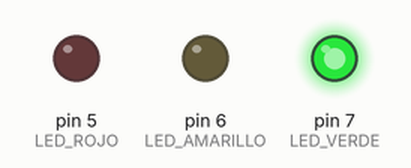
Recording of a sketch running on a simulated Arduino Uno, built with avr-gcc and run on an emulated ATmega328P. Parts: output pins drawn as LEDs (lit = HIGH).

Above: at 0.1 s.
At 65.1 s:
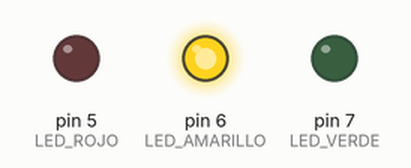
At 70.1 s:
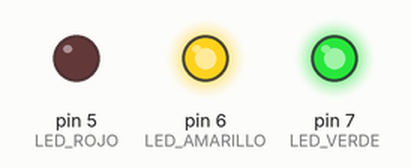
At 105.1 s:
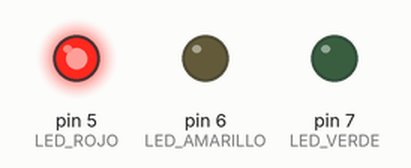
Timing chart, 0 to 106.6 s (numbered marks = the images above):
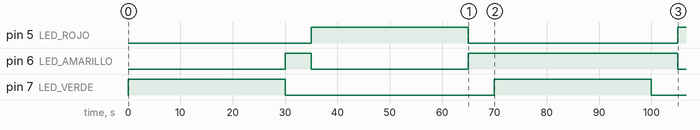

Measured:
- by itself, pin 5 (LED_ROJO): LOW → HIGH at 35.0 s, → LOW 30.0 s later, → HIGH 40.0 s later
- by itself, pin 6 (LED_AMARILLO): LOW → HIGH at 30.0 s, → LOW 5.0 s later, → HIGH 30.0 s later, → LOW 40.0 s later
- by itself, pin 7 (LED_VERDE): alternates HIGH for 30.0 s and LOW for 40.0 s

The sketch:

Semaforo.ino
```cpp
int LED_ROJO 		    = 5;
int LED_AMARILLO     = 6;
int LED_VERDE		    = 7;

void setup() {
   	pinMode(LED_ROJO, OUTPUT);
   	pinMode(LED_AMARILLO, OUTPUT);
   	pinMode(LED_VERDE, OUTPUT);
}

void loop() {
   for(int i = 0; i < 3; i++) {
       	if(i == 0) {
          digitalWrite(LED_VERDE, HIGH);
          delay(30000);
      	}
     	else if(i == 1) {
          digitalWrite(LED_VERDE, LOW);
          digitalWrite(LED_AMARILLO, HIGH);
          delay(5000);
      	}
      	else if(i == 2) {
          digitalWrite(LED_AMARILLO, LOW);
          digitalWrite(LED_ROJO, HIGH);
          delay(30000);
      	}
    }
    digitalWrite(LED_ROJO, LOW);
    digitalWrite(LED_AMARILLO, HIGH);
    delay(5000);
  }
```
